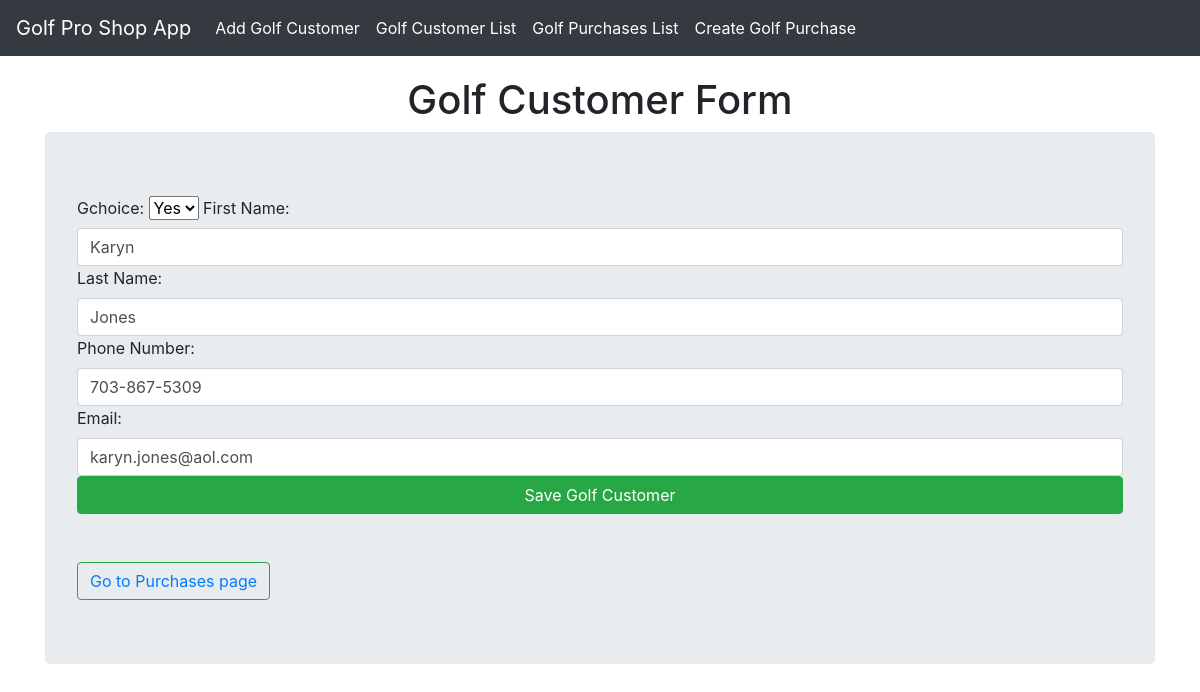
/update/1/, run on an earlier commit of the app's database.
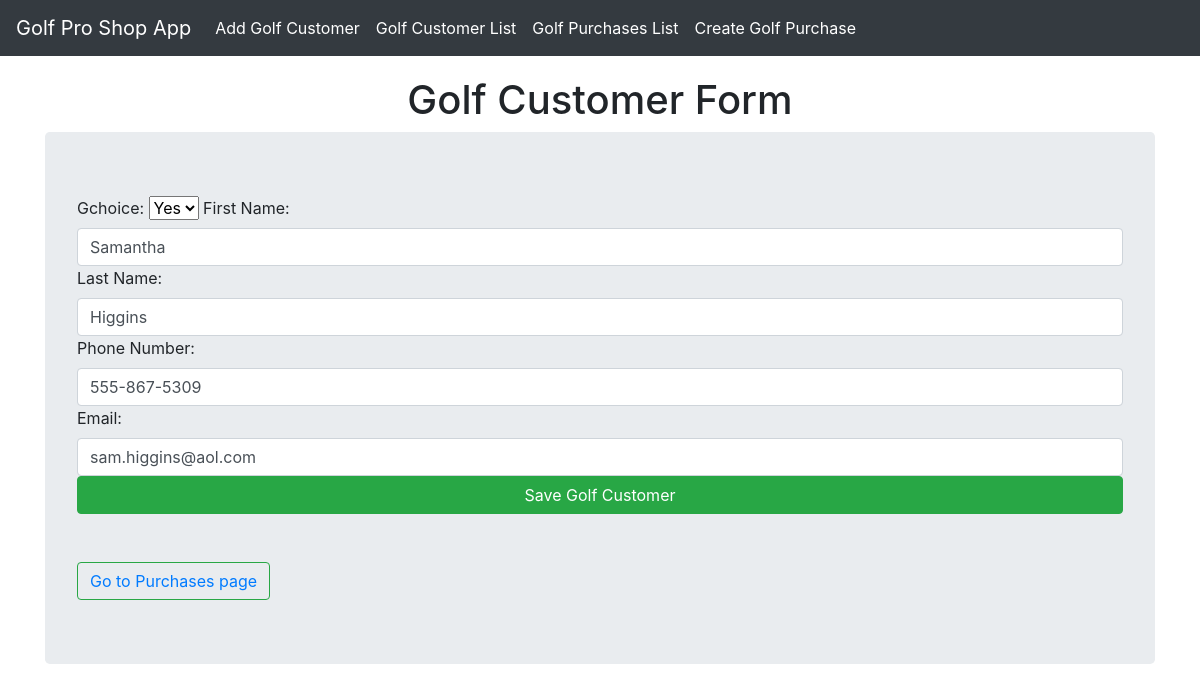
And on a later commit of the database.
### golfproapp/models.py (models this page shows)
class Customer(models.Model):
    customer_id = models.AutoField(primary_key=True)
    golferchoice=[('Y','Yes'),('N','No'),]
    gchoice = models.CharField(max_length=1, choices=golferchoice, default='Y')
    fname = models.TextField(max_length=10, default="Golfer1")
    lname = models.TextField(max_length=10, default="Golfer1Lname")
    g_phone = models.CharField(default="55-867-5309", max_length=15)
    g_email = models.CharField(default="bob.smith@aol.com", max_length=30)

### golfproapp/views.py (the view)
# urls.py: path('update/<int:customer_id>/', views.customer_update_view, name='customer_update'),
def customer_update_view(request, customer_id):
    customer = Customer.objects.get(customer_id=customer_id)
    form = CustomerForm(instance=customer)
    if request.method == 'POST':
        form = CustomerForm(request.POST, instance=customer)
        if form.is_valid():
            form.save()
            return redirect ('customer_list')
    return render(request, 'golfproapp/customer_form.html', {'form': form})

### golfproapp/forms.py
class CustomerForm(forms.ModelForm):
    class Meta:
        model = Customer
        fields = '__all__'
        labels = {
            'customer_id': 'Customer ID',
            'is_golfer': 'Golfer Yes or No',
            'fname' : 'First Name',
            'lname' : 'Last Name',
            'g_phone': 'Phone Number',
            'g_email': 'Email'
        }
        widgets = {
            'customer_id': forms.NumberInput(
                attrs={'placeholder':'e.g. 1', 'class':'form-control'}),
            'is_golfer': forms.TextInput(
                attrs={'placeholder':'e.g. Yes/No', 'class':'form-control'}),
            'fname': forms.TextInput(
                attrs={'placeholder':'e.g. Bob', 'class':'form-control'}),
            'lname': forms.TextInput(
                attrs={'placeholder':'e.g. Smith', 'class':'form-control'}),
            'g_phone': forms.TextInput(
                attrs={'placeholder':'e.g. 201-331-2412', 'class':'form-control'}),
            'g_email': forms.TextInput(
                attrs={'placeholder':'e.g. bob@aol.com', 'class':'form-control'}),
        }

### golfproapp/templates/golfproapp/customer_form.html (shortened to what this page needs)
{% extends "golfproapp/layout.html" %}
{% block content %}
<h1 class="text-center">Golf Customer Form</h1>
<form method="POST" class="jumbotron">
    {{form}}
    <button class="btn btn-success btn-block" type="submit">Save Golf Customer</button>
    <br>
    <br>
    <button class="btn btn-outline-success" type="button">
    <a href="{% url 'customer_create' %}">Go to Purchases page</a></button>
</form>
{% endblock %}

What changed in the data, as far as the page shows it:
changed Customer "Yes": fname "Karyn" → "Samantha"; lname "Jones" → "Higgins"; g_phone "703-867-5309" → "555-867-5309"; g_email "karyn.jones@aol.com" → "sam.higgins@aol.com"
